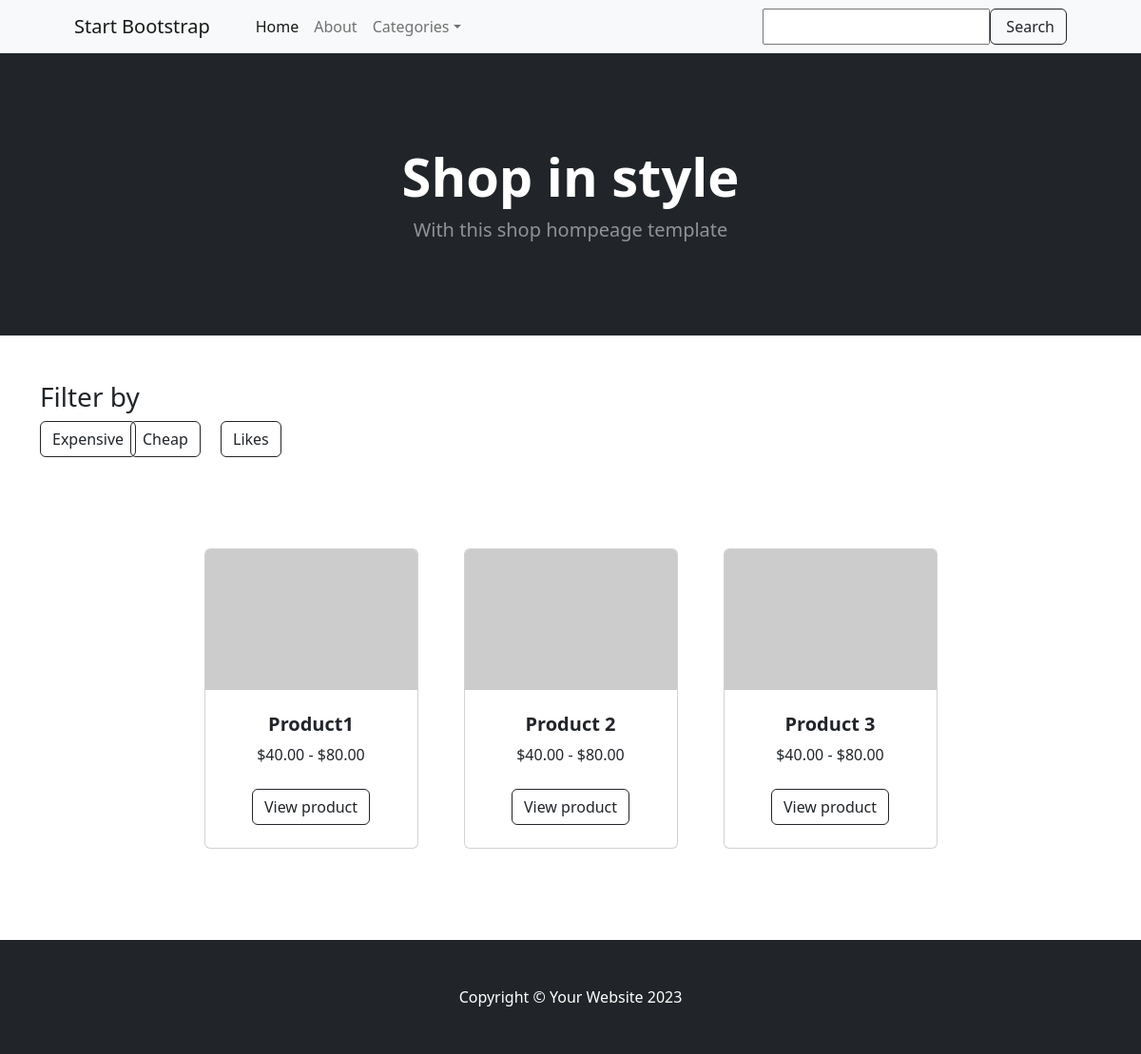
/shop/ (signed in), run on the app's committed database.
### shop/models.py (models this page shows, shortened)
class BaseModel(models.Model):
    created_at = models.DateTimeField(auto_now_add=True)
    updated_at = models.DateTimeField(auto_now=True)
    class Meta:
        abstract = True

class Product(BaseModel):
    class RatingChoices(models.IntegerChoices):
        zero = 0
        one = 1
        two = 2
        three = 3
        four = 4
        five = 5
    name = models.CharField(max_length=100)
    description = models.TextField(null=True, blank=True)
    price = models.FloatField()
    discount = models.IntegerField(null=True, blank=True)
    rating = models.IntegerField(choices=RatingChoices.choices, default=RatingChoices.zero.value)
    quantity = models.IntegerField(default=1)
    image = models.ImageField(upload_to='images/')
    slug = models.SlugField(unique=True, blank=True)
    category = models.ForeignKey('Category', on_delete=models.CASCADE, related_name='products')

### shop/views.py (the view)
# urls.py: path('', product_list, name='products'),
@login_required(login_url='http://127.0.0.1:8000/admin/login/?next=/admin/')
def product_list(request, category_slug=None):
    categories = Category.objects.all()
    products = Product.objects.all()
    if category_slug:
        products = products.filter(category__slug=category_slug)
    context = {
        'products': products,
        'categories': categories
    }
    return render(request, 'shop/home.html', context)

### shop/templates/shop/home.html (shortened to what this page needs)
{% load static %}
<!DOCTYPE html>
<html lang="en">
<head>
    <link href="https://cdn.jsdelivr.net/npm/bootstrap-icons@1.5.0/font/bootstrap-icons.css" rel="stylesheet"/>
    <link href="{% static 'shop/css/styles.css' %}" rel="stylesheet"/>
</head>
<body>
<nav class="navbar navbar-expand-lg navbar-light bg-light">
    <div class="container px-4 px-lg-5">
        <a class="navbar-brand" href="#!">Start Bootstrap</a>
        <div class="collapse navbar-collapse" id="navbarSupportedContent">
            <ul class="navbar-nav me-auto mb-2 mb-lg-0 ms-lg-4">
                <li class="nav-item"><a class="nav-link active" aria-current="page" href="#!">Home</a></li>
                <li class="nav-item"><a class="nav-link" href="#!">About</a></li>
                <li class="nav-item dropdown">
                    <a class="nav-link dropdown-toggle" id="navbarDropdown" href="#" role="button"
                       data-bs-toggle="dropdown" aria-expanded="false">Categories</a>
                </li>
            </ul>
            <form class="d-flex">
                <input type="text" class="form-contro">
                <button class="btn btn-outline-dark" type="submit">
                    Search
                </button>
            </form>
        </div>
    </div>
</nav>
<header class="bg-dark py-5">
    <div class="container px-4 px-lg-5 my-5">
        <div class="text-center text-white">
            <h1 class="display-4 fw-bolder">Shop in style</h1>
            <p class="lead fw-normal text-white-50 mb-0">With this shop hompeage template</p>
        </div>
    </div>
</header>
<div class="container mt-5">
    <div class="text-left">
        <h3>Filter by</h3>
    </div>
    <div class="row">
        <div class="col-1">
            <a class="btn btn-outline-dark mt-auto" href="#"> Expensive </a>
        </div>
        <div class="col-1">
            <a class="btn btn-outline-dark mt-auto" href="#"> Cheap </a>
        </div>
        <div class="col-1">
            <a class="btn btn-outline-dark mt-auto" href="#"> Likes </a>
        </div>
    </div>
</div>
<section class="py-5">
    <div class="container px-4 px-lg-5 mt-5">
        <div class="row gx-4 gx-lg-5 row-cols-2 row-cols-md-3 row-cols-xl-4 justify-content-center">
            {% for product in products %}
                <div class="col mb-5">
                    <div class="card h-100">
                        <img class="card-img-top"
                             src="https://dummyimage.com/450x300/dee2e6/6c757d.jpg" alt="..."/>
                        <div class="card-body p-4">
                            <div class="text-center">
                                <h5 class="fw-bolder">{{ product.name }}</h5>
                                $40.00 - $80.00
                            </div>
                        </div>
                        <div class="card-footer p-4 pt-0 border-top-0 bg-transparent">
                            <div class="text-center"><a class="btn btn-outline-dark mt-auto"
                                                        href="{% url 'product_detail' product.slug %}">View
                                product</a></div>
                        </div>
                    </div>
                </div>
            {% endfor %}
        </div>
    </div>
</section>
<footer class="py-5 bg-dark">
    <div class="container"><p class="m-0 text-center text-white">Copyright &copy; Your Website 2023</p></div>
</footer>
</body>
</html>

### data on the page
Product: name "Product1"
Product: name "Product 2"
Product: name "Product 3"
